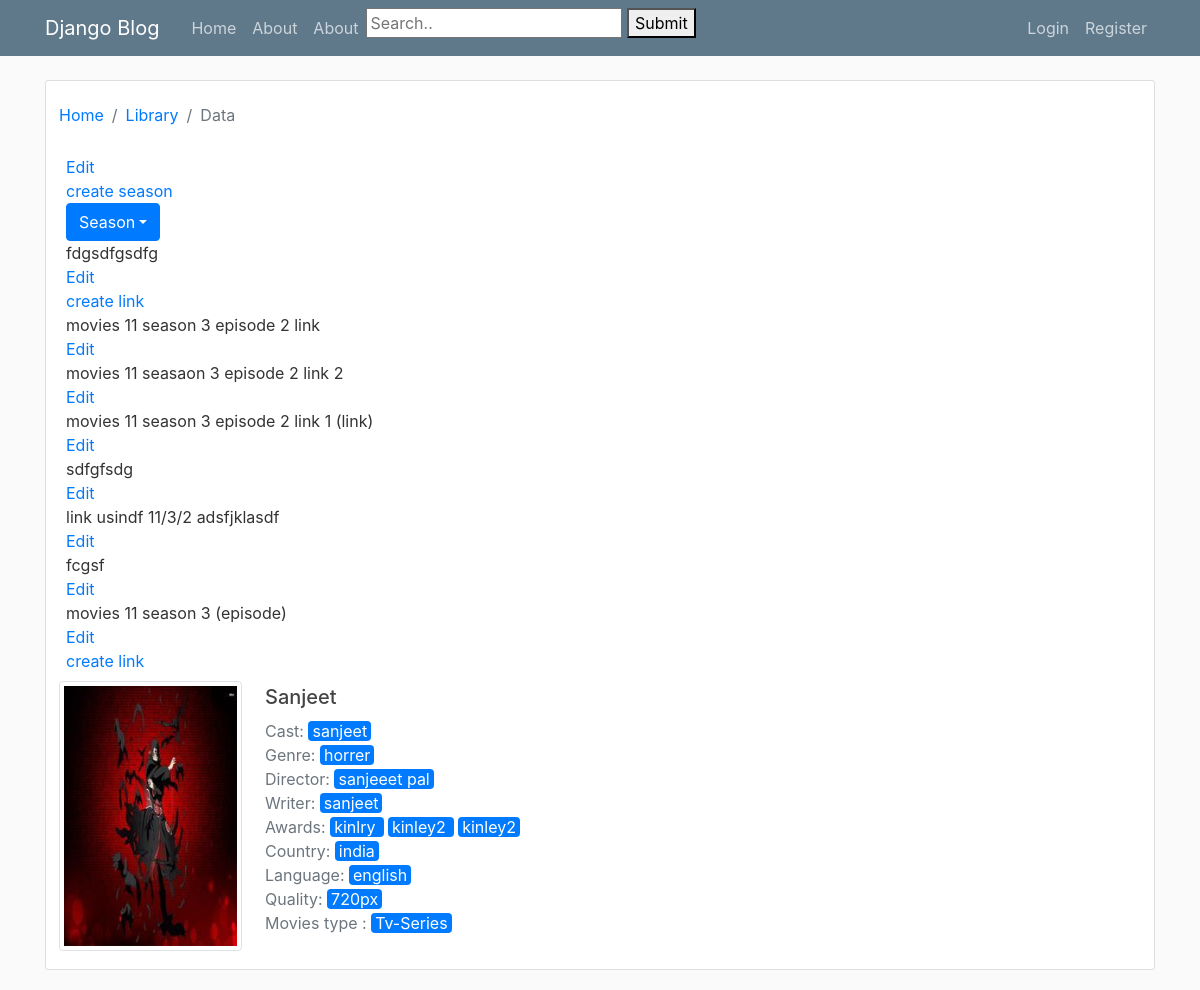
The app's page /movies/11/?season_id=3, older data.
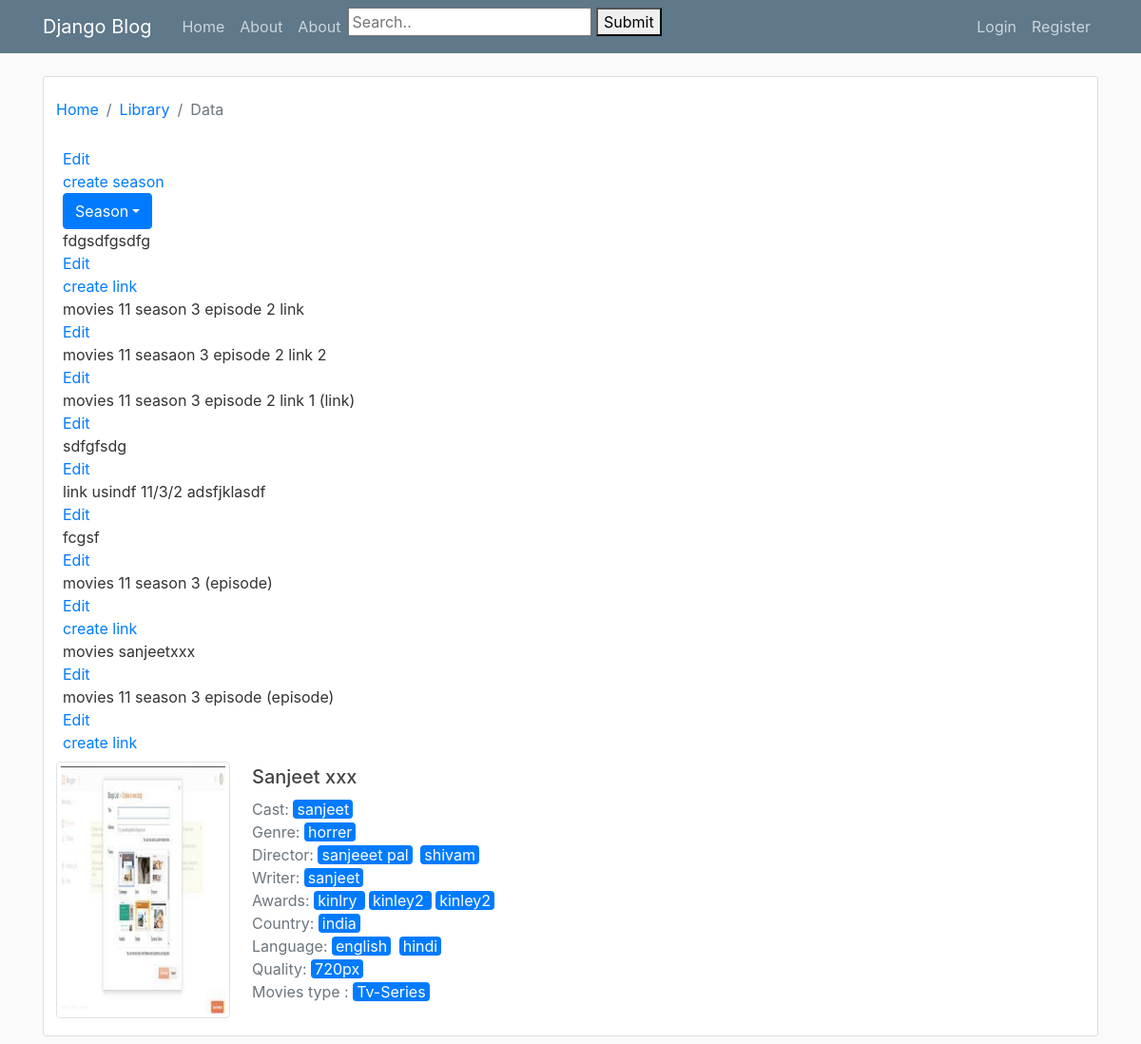
The same page, newer data.
### movies_list/models.py (models this page shows, shortened)
class Episode_list(models.Model):
	episode_id=models.AutoField(primary_key=True)
	episode_season_id=models.ForeignKey(Season_list, on_delete=models.CASCADE)
	episode_user_id=models.ForeignKey(User, on_delete=models.PROTECT)
	name=models.CharField(max_length=50)
	adult=models.BooleanField(default=False)
	filler=models.BooleanField(default=False)
	desc=models.TextField()
	episode_views=models.PositiveIntegerField(default=0)
	episode_like=models.PositiveIntegerField(default=0)
	episode_dislike=models.PositiveIntegerField(default=0)
	def __str__(self):
		return f'{self.name}'
	class Meta:
		verbose_name_plural='Episode'

class Link_list(models.Model):
	link_id=models.AutoField(primary_key=True)
	link_episode_season_id=models.ForeignKey(Episode_list,on_delete=models.PROTECT)
	link_user_id=models.ForeignKey(User, on_delete=models.PROTECT,blank=True)
	name=models.CharField(max_length=50)
	link=models.TextField()
	upvote=models.PositiveIntegerField(default=0)
	downvote=models.PositiveIntegerField(default=0)
	views=models.PositiveIntegerField(default=0)
	link_type=models.ForeignKey(Content_type_list,on_delete=models.PROTECT)
	subtitle=models.ManyToManyField(Subtitle_list)
	link_created_at=models.DateTimeField(default=timezone.now)
	quality=models.ForeignKey(Quality_list,on_delete=models.PROTECT)
	class Meta:
		verbose_name_plural='Link'

class Movies_list(models.Model):
	movies_id=models.AutoField(primary_key=True)
	name=models.CharField(max_length=50)
	genre=models.ManyToManyField(Genre_list)
	cast=models.ManyToManyField(Cast_list)
	director=models.ManyToManyField(Director_list)
	writer=models.ManyToManyField(Writer_list)
	awards=models.ManyToManyField(Award_list)
	country=models.ForeignKey(Country_list, on_delete=models.PROTECT)
	story_line=models.TextField(default='')
	cost=models.PositiveIntegerField(default=0)
	release_date=models.DateTimeField( blank=False,null=False)
	created_at=models.DateTimeField(default=timezone.now)
	language=models.ManyToManyField(Language_list)
	imdb_rating=models.FloatField()
	imdb_link=models.TextField()
	trailer_link=models.TextField()
	views=models.PositiveIntegerField(default=0)
	likes=models.PositiveIntegerField(default=0)
	dislike=models.PositiveIntegerField(default=0)
	ratting=models.FloatField(default=0.0)
	tags=models.TextField()
	Quality=models.ForeignKey(Quality_list,on_delete=models.PROTECT)
	movies_user_id=models.ForeignKey(User, on_delete=models.PROTECT)
	movies_type=models.ForeignKey(Movies_type_list,on_delete=models.PROTECT)
	movies_thumbnail=models.ImageField(default='thumbnail.jpg',upload_to='movies_pics')
	class Meta:
		verbose_name_plural='movies'

class Cast_list(models.Model):
	cast_id=models.AutoField(primary_key=True)
	cast_name=models.CharField(max_length=50)
	cast_image=models.ImageField(default='cast.jpg',upload_to='cast_pics')
	def __str__(self):
		return f'{self.cast_name}'
	class Meta:
		verbose_name_plural='Cast'

class Genre_list(models.Model):
	genre_id=models.AutoField(primary_key=True)
	genre_name=models.CharField(max_length=40)
	genre_image=models.ImageField(default='genre.jpg',upload_to='genre_pics')
	def __str__(self):
		return f'{self.genre_name}'
	class Meta:
		verbose_name_plural='Genre'

class Director_list(models.Model):
	director_id=models.AutoField(primary_key=True)
	director_name=models.CharField(max_length=50)
	director_image=models.ImageField(default='cast.jpg',upload_to='director_pics')
	def __str__(self):
		return f'{self.director_name}'
	class Meta:
		verbose_name_plural='Director'

class Writer_list(models.Model):
	writer_id=models.AutoField(primary_key=True)
	writer_name=models.CharField(max_length=50);
	writer_image=models.ImageField(default='writer.jpg',upload_to='writer_pics')
	def __str__(self):
		return f'{self.writer_name}'
	class Meta:
		verbose_name_plural='Writer'

class Award_list(models.Model):
	award_id=models.AutoField(primary_key=True)
	award_name=models.CharField(max_length=50,blank=False)
	award_image = models.ImageField(upload_to='award_pics',default='award.jpg', )
	def __str__(self):
		return f'{self.award_name} '
	class Meta:
		verbose_name_plural = 'Award'

class Language_list(models.Model):
	language_id=models.AutoField(primary_key=True)
	language_name=models.CharField(max_length=60)
	language_short_code=models.CharField(max_length=5)
	def __str__(self):
		return f'{self.language_name}'
	class Meta:
		verbose_name_plural='Language'

class Country_list(models.Model):
	country_id=models.AutoField(primary_key=True)
	country_name=models.CharField(max_length=50)
	country_short_code=models.CharField(max_length=5)
	country_image=models.ImageField(default='country.jpg',upload_to='country_pics')
	class Meta:
		verbose_name_plural='Country'

class Quality_list(models.Model):
	quality_id=models.AutoField(primary_key=True)
	quality_name=models.CharField(max_length=50)
	quality_priority=models.PositiveIntegerField()
	class Meta:
		verbose_name_plural='Quality'

class Movies_type_list(models.Model):
	movies_type_id=models.AutoField(primary_key=True)
	movies_type_name=models.CharField(max_length=12)
	class Meta:
		verbose_name_plural='movies_type'

### movies_list/views.py (the view)
# urls.py: path("movies/<int:movies_id>/",Movies_detail,name="movies-detail"),
def Movies_detail(request,movies_id):
	movies_details=Movies_list.objects.filter(movies_id=movies_id)
	season_details=Season_list.objects.filter(season_movies_id=movies_id)
	season_id_param=request.GET.get('season_id')
	episode_id_param=request.GET.get('episode_id')
	print(season_id_param)
	print(episode_id_param)
	episode_details=Episode_list.objects.filter(episode_season_id=season_id_param)
	link_details=Link_list.objects.filter(link_episode_season_id__episode_season_id__season_movies_id=movies_id)
	context={
		"movies_details":movies_details,
		"season_details":season_details,
		"episode_details":episode_details,
		"season_id_param":season_id_param,
		"link_details":link_details
	}
	return render(request,"movies_list/movies_details.html",context)

### movies_list/templates/movies_list/movies_details.html (shortened to what the changed rows need)
{% extends "users/base.html" %}
{% load crispy_forms_tags %}
{% block content %}
    <div class="content-section ">
        <div class="row ">
            <nav aria-label="breadcrumb ">
            </nav>
        </div>
          <a href="{%url 'movies-update' movies_details.0.movies_id   %}">Edit</a><br>
          <a href="{%url 'season-create' movies_details.0.movies_id %}">create season</a><br>
<div class="dropdown">
    <button class="btn btn-primary dropdown-toggle" type="button" data-toggle="dropdown">Season</button>
</div>
              {% for episode in episode_details %}
                  {{episode}}<br><a href="{%url 'episode-update' movies_details.0.movies_id  season_id_param episode.episode_id%}">Edit</a><br>
              <div><a href="{% url 'link-create' movies_details.0.movies_id  season_id_param  episode.episode_id %}">create link </a><br>
                {% for link in link_details%}
                  {% if  episode.episode_id == link.link_episode_season_id_id %}
                  {{link.name}}<br><a href="{%url 'link-update' movies_details.0.movies_id  season_id_param episode.episode_id link.link_id%}">Edit</a><br>
                  {% endif %}
                {%endfor%}
               {%endfor%}
        <div class="row ">
            <div class="col col-md-2 mx-2 px-0 text-left my-2">
                <img  class="img-fluid img-thumbnail rounded w-auto  h-auto" src="../../media/{{movies_details.0.movies_thumbnail}}">
            </div>
            <div class="col-md-9   my-2">
              <h5 class="d-inline-block  text-justify text-nowrap text-truncate py-1 m-0">{{movies_details.0.name|capfirst}} </h5>
              <p class="pd-0 m-0  rounded text-secondary">Cast: {% for cast in movies_details.0.cast.all %}{% if not forloop.first %} {% endif %}<a class="no-underline" href="{% url 'cast-detail' cast_name=cast.cast_name %}"><span class="bg-primary rounded px-1 text-white mr-1">{{cast|join:""}}</span></a>{%endfor%}</p>
              <p class="pd-0 m-0  rounded text-secondary">Genre: {%for genre in movies_details.0.genre.all %}{% if not forloop.first %} {% endif %}<a class="no-underline" href="{% url 'genre-detail' genre_name=genre.genre_name %}"><span class="bg-primary rounded px-1 text-white mr-1">{{genre|join:""}}</span></a>{%endfor%}</p>
              <p class="pd-0 m-0  rounded text-secondary">Director: {%for director in movies_details.0.director.all%}{% if not forloop.first %} {% endif %}<a class="no-underline" href="{% url 'director-detail' director_name=director.director_name %}"><span class="bg-primary rounded px-1 text-white mr-1">{{director|join:""}}</span></a>{%endfor%}</p>
              <p class="pd-0 m-0  rounded text-secondary">Writer: {%for writer in movies_details.0.writer.all %}{% if not forloop.first %} {% endif %}<a class="no-underline" href="{% url 'writer-detail' writer_name=writer.writer_name %}"><span class="bg-primary rounded px-1 text-white mr-1">{{writer|join:""}}</span></a>{%endfor%}</p>
              <p class="pd-0 m-0  rounded text-secondary">Awards: {%for award in movies_details.0.awards.all %}{% if not forloop.first %} {% endif %}<a class="no-underline" href="{% url 'award-detail' award_name=award.award_name %}"><span class="bg-primary rounded px-1 text-white mr-1">{{award|join:""}}</span></a>{%endfor%}</p>
              <p class="pd-0 m-0  rounded text-secondary">Country: <a class="no-underline" href="{% url 'country-detail' country_name=movies_details.0.country.country_name %}"><span class="bg-primary rounded px-1 text-white mr-1">{{movies_details.0.country.country_name}}</span></a></p>
              <p class="pd-0 m-0  rounded text-secondary">Language: {%for language in movies_details.0.language.all %}{% if not forloop.first %} {% endif %}<a class="no-underline" href="{% url 'language-detail' language_name=language.language_name %}"><span class="bg-primary rounded px-1 text-white mr-1">{{language|join:""}}</a></span>{%endfor%}</p>
              <p class="pd-0 m-0  rounded text-secondary">Quality: <a class="no-underline" href="{% url 'quality-detail' quality_name=movies_details.0.Quality.quality_name %}"><span class="bg-primary rounded px-1 text-white mr-1">{{movies_details.0.Quality.quality_name}}</span></a></p>
              <p class="pd-0 m-0  rounded text-secondary">Movies type : <a class="no-underline" href="{% url 'movies_type-detail' movies_type_name=movies_details.0.movies_type.movies_type_name %}"><span class="bg-primary rounded px-1 text-white mr-1">{{movies_details.0.movies_type.movies_type_name}}</span></a></p>
            </div>
        </div>
    </div>
{% endblock content %}

Row changes from the older to the newer data that the page shows:
added Link_list: name "movies sanjeetxxx", shown under Episode_list "movies 11 season 3 (episode)"
added Episode_list: name "movies 11 season 3 episode (episode)"
changed Movies_list "india": movies_thumbnail: a different picture; name "Sanjeet" → "Sanjeet xxx"
now on this page (row unchanged): Director_list: director_name "shivam"
now on this page (row unchanged): Language_list: language_name "hindi"
